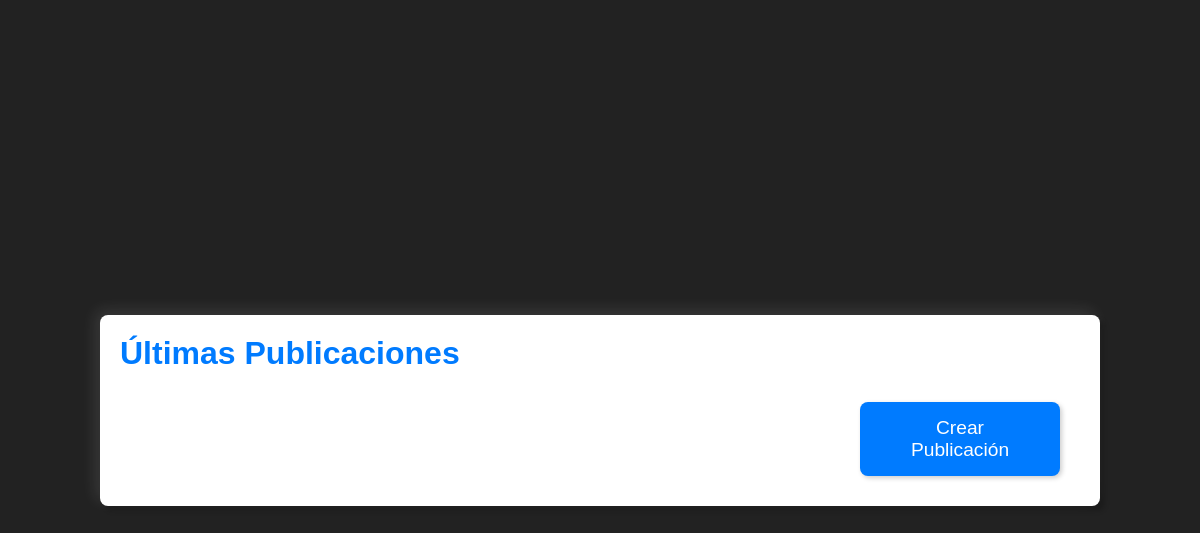
The page /feed/ (signed in) on the database as committed earlier.
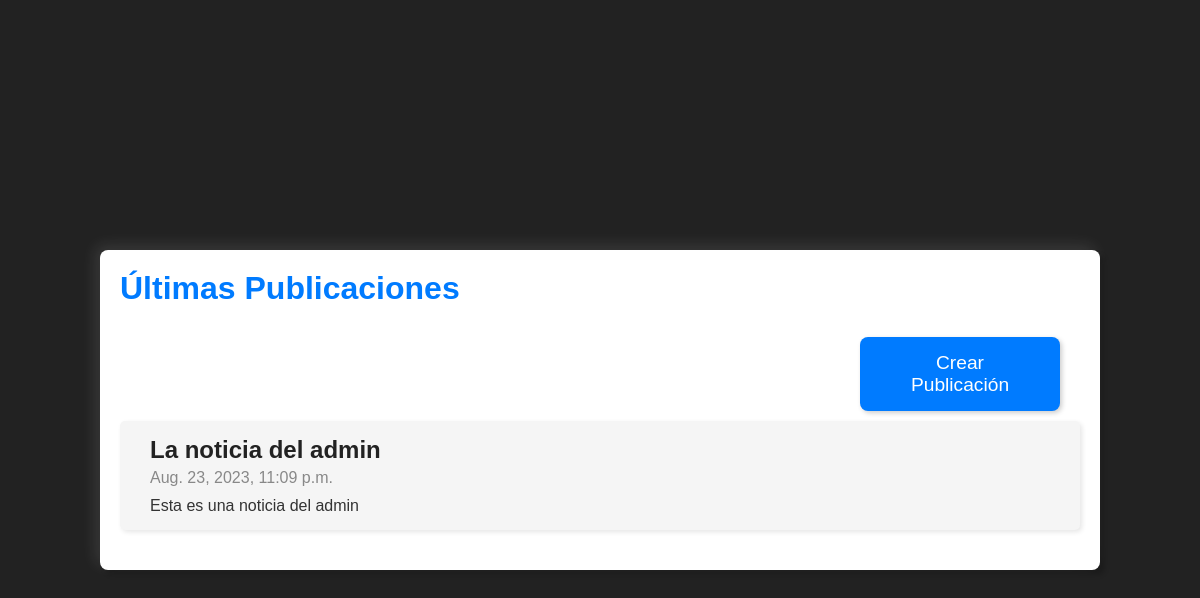
The same page on the database as committed later.
### sitio/models.py (models this page shows, shortened)
class Post(models.Model):
    user = models.ForeignKey(User, on_delete=models.CASCADE, related_name='posts',null = True, blank = True)
    titulo = models.CharField(max_length=50)
    texto = models.CharField(max_length=500)
    fecha = models.DateTimeField()
    verificado = models.BooleanField(default=False)

### sitio/views.py (the view)
# urls.py: path('feed/', views.feed),
@login_required
def feed(request):
    posts = Post.objects.order_by("fecha")
    return render(request, 'feed.html',{'lista_posts': posts})

### sitio/templates/feed.html (shortened to what this page needs)
{% load static %}
<!DOCTYPE html>
<html>
<head>
    <link rel="stylesheet" type="text/css" href='{% static "css/style_feedpage.css" %}'>
</head>
<body>
    <div class="feed-container">
        <h1 class="feed-title">Últimas Publicaciones</h1>
        <div class="header">
            <div class="header-buttons">
                <button onclick="window.location.href='/publicacion'">Crear Publicación</button>
            </div>
        </div>
        <div class="feed-posts">
            {% for post in lista_posts %}
                <div class="feed-post">
                <div class="post-content">
                    <h3 class="post-title">{{ post.titulo }}</h3>
                    <p class="post-date">{{ post.fecha }}</p>
                    <p class="post-text">{{ post.texto }}</p>
                </div>
                </div>
            {% endfor %}
        </div>
    </div>
</body>
</html>

Rows that differ between the two databases and show on the page:
added Post: titulo "La noticia del admin", fecha "Aug. 23, 2023, 11:09 p.m.", texto "Esta es una noticia del admin"
